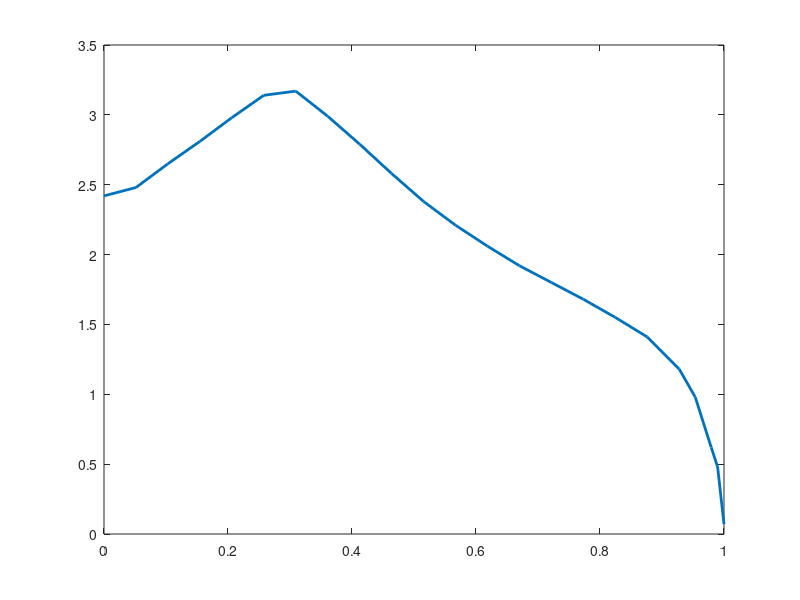

This figure's MATLAB source: (Note: this script raises an error after producing the figure.)
% This routine computes the random samples of chord vector using the purturbed
% control points of NURB curve

close all
clear all
clc

addpath('../NURBS') % location of NURBS routine directory
samples = 20; % Number of samples of perturbed chord
bladeLength = 38.8; % To normalize the blade length bw [0,1]

% Points along the blade length according to ECNAERO module input file 
interpolationLocations = [0 2 4 6 8 10 12 14 16 18 20 22 ...
                          24 26 28 30 32 34 36 37 38 38.4 38.8]/bladeLength; 
                      
% Reference values of twist obtained from ECNAERO module input file                      
referenceChord = [2.42 2.48 2.65 2.81 2.98 3.14 3.17 2.99 2.79 2.58 2.38 ...
                  2.21 2.06 1.92 1.8 1.68 1.55 1.41 1.18 0.98 0.62 0.48 0.07]; 

% Plot to check the Chord variation along the blade span. This can be used to 
% select the knot locations            
plot(interpolationLocations,referenceChord,'linewidth',2) 
hold on

t0 = [0 0.15 0.3 0.51 0.7 0.87 0.95 1]; % Knot vector b/w [0,1], the number of resulting basis function is numel(t)+1
n = 3; % NURBS order: 2 for linear B-splines, 3 for Quadratic, so on. The polynomial degree of B-spline is n-1.
sampleLocations = [0 4 10 16 20 30 34 37 38.8]/bladeLength; % Normalized between [0,1], numel(sampleLocations) =  numel(t0) + 1
sampledValues = [2.42 2.65 3.14 2.79 2.38 1.68 1.41 0.98 0.07]; % Vales of Chord at sampled location

c = getControlPoints(sampleLocations,sampledValues,t0,n); % control points for NURB curve
t = [t0(1)*ones(1,n-1) t0 t0(end)*ones(1,n-1)]; % padded knot vector obtained by padding n-1 elements at front and end. 
j = 0: numel(t)- n-1; % Index of B-spline from 0 =< j < numel(t)-n

plot(sampleLocations,c,'marker','o','linewidth',2) % plot control points
plot(sampleLocations,sampledValues,'marker','x','markersize',8,'linestyle','none','linewidth',2) % plot sampled points

sampleChord = zeros(1,numel(interpolationLocations)); % 'sampleChord' is the function values of NURB curve interpolated at sampleLocations

for i = 1:numel(j)
    [y,interpolationLocations] = bspline_basis(j(i),n,t,interpolationLocations);
    sampleChord = sampleChord + c(i)*y;
end

plot(interpolationLocations,sampleChord,'linewidth',2,'color','r')

pc = 0.1*ones(numel(j),1);
sampleChord = perturbNURBS(t0,n,interpolationLocations,c, pc,samples);
plot(interpolationLocations,sampleChord','color','k','linestyle','--','HandleVisibility','off')
plot(interpolationLocations,sampleChord(1,:),'color','k','linestyle','--')
legend('reference Chord','control points','sampled data', 'NURB curve','random samples')
hold off
